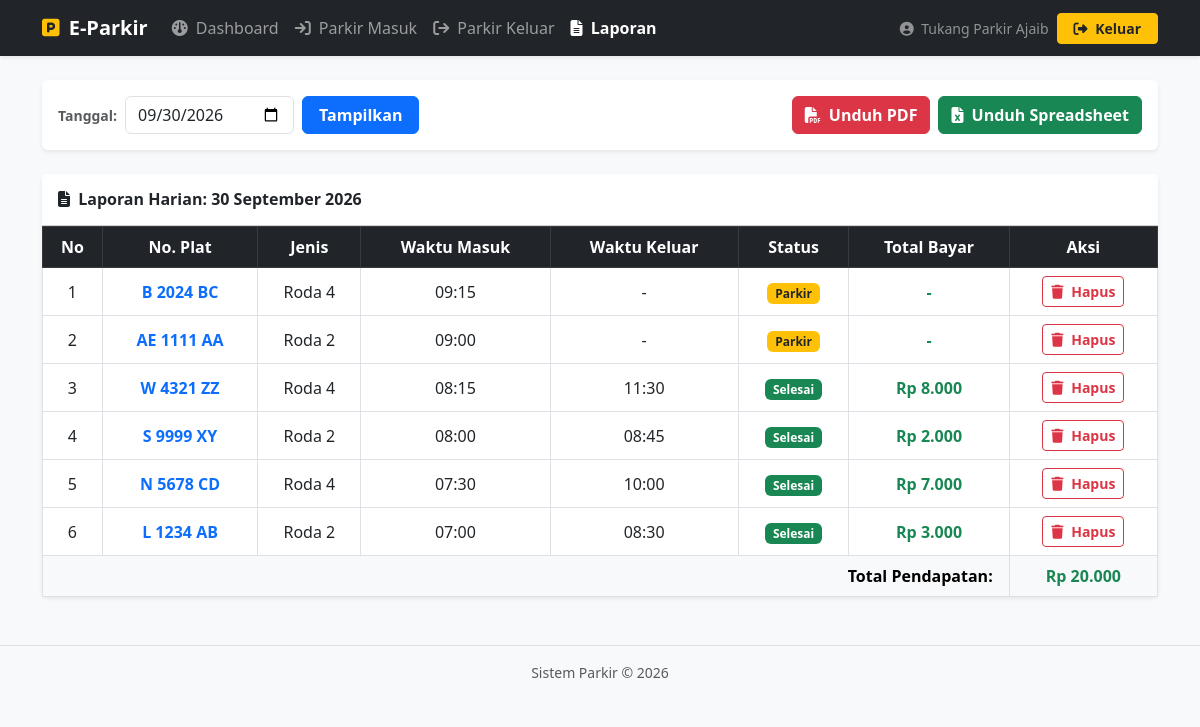
Screenshot of /index.php?page=laporan (signed in) with the database file from the repository.
### tables this page shows
CREATE TABLE IF NOT EXISTS tabel_parkir (
    id_parkir INT AUTO_INCREMENT PRIMARY KEY,
    nomor_plat VARCHAR(20) NOT NULL,
    jenis_kendaraan ENUM('Roda 2', 'Roda 4') NOT NULL,
    waktu_masuk DATETIME NOT NULL,
    waktu_keluar DATETIME NULL,
    status ENUM('Parkir', 'Selesai') DEFAULT 'Parkir',
    total_bayar INT DEFAULT 0
);

### controllers/ParkirController.php (called while the page is built, shortened)
<?php
require_once 'models/ParkirModel.php';
class ParkirController {
    private $model;
    public function __construct($koneksi) {
        $this->model = new ParkirModel($koneksi);
    }
    public function laporan() {
        $tanggal          = isset($_GET['tanggal']) ? $_GET['tanggal'] : date('Y-m-d');
        $data_laporan     = $this->model->getLaporanHarian($tanggal);
        $total_pendapatan = $this->model->getPendapatanHariIni($tanggal);
        require_once 'views/laporan.php';
    }
}
?>

### models/ParkirModel.php (called while the page is built, shortened)
<?php
class ParkirModel {
    private $db;
    public function __construct($koneksi) {
        $this->db = $koneksi;
    }
    public function getLaporanHarian($tanggal) {
        $stmt = $this->db->prepare("SELECT * FROM tabel_parkir WHERE DATE(waktu_masuk) = ? ORDER BY waktu_masuk DESC");
        $stmt->bind_param("s", $tanggal);
        $stmt->execute();
        return $stmt->get_result();
    }
    public function getPendapatanHariIni($tanggal) {
        $stmt = $this->db->prepare("SELECT SUM(total_bayar) as total FROM tabel_parkir WHERE DATE(waktu_keluar) = ? AND status = 'Selesai'");
        $stmt->bind_param("s", $tanggal);
        $stmt->execute();
        $result = $stmt->get_result();
        $data   = $result->fetch_assoc();
        return $data['total'] ? $data['total'] : 0;
    }
}
?>

### views/laporan.php (the view, shortened to what this page needs)
<!DOCTYPE html>
<html lang="id">
<head>
    <link href="https://cdn.jsdelivr.net/npm/bootstrap@5.3.0/dist/css/bootstrap.min.css" rel="stylesheet">
</head>
<body class="bg-light">
    <?php include 'views/layout/navbar.php'; ?>
    <div class="container">
        <div class="card border-0 shadow-sm mb-4">
            <div class="card-body p-3">
                <div class="d-flex flex-wrap align-items-center justify-content-between gap-2">
                    <form action="index.php" method="GET" class="d-flex align-items-center gap-2">
                        <label class="fw-semibold mb-0 text-muted small">Tanggal:</label>
                        <input type="date" name="tanggal" class="form-control" value="<?php echo $tanggal; ?>" required>
                        <button type="submit" class="btn btn-primary fw-semibold px-3">Tampilkan</button>
                    </form>
                    <div class="d-flex gap-2">
                        <a href="index.php?page=cetak_pdf&tanggal=<?php echo $tanggal; ?>"
                           target="_blank"
                           class="btn btn-danger fw-semibold">
                            <i class="fa-solid fa-file-pdf me-1"></i> Unduh PDF
                        </a>
                        <a href="index.php?page=export_csv&tanggal=<?php echo $tanggal; ?>"
                           class="btn btn-success fw-semibold">
                            <i class="fa-solid fa-file-excel me-1"></i> Unduh Spreadsheet
                        </a>
                    </div>
                </div>
            </div>
        </div>
        <div class="card border-0 shadow-sm">
            <div class="card-header bg-white py-3">
                <h6 class="fw-bold mb-0">
                    <i class="fa-solid fa-file-lines me-1"></i>
                    Laporan Harian: <?php echo date('d F Y', strtotime($tanggal)); ?>
                </h6>
            </div>
            <div class="card-body p-0">
                <div class="table-responsive">
                    <table class="table table-bordered table-hover mb-0 align-middle">
                        <thead class="table-dark text-center">
                            <tr>
                                <th>No</th>
                                <th>No. Plat</th>
                                <th>Jenis</th>
                                <th>Waktu Masuk</th>
                                <th>Waktu Keluar</th>
                                <th>Status</th>
                                <th>Total Bayar</th>
                                <th>Aksi</th>
                            </tr>
                        </thead>
                        <tbody>
                            <?php
                            $no = 1;
                            $ada_data = false;
                            while($row = $data_laporan->fetch_assoc()):
                                $ada_data = true;
                            ?>
                            <tr class="text-center">
                                <td><?php echo $no++; ?></td>
                                <td class="fw-bold text-primary"><?php echo htmlspecialchars($row['nomor_plat']); ?></td>
                                <td><?php echo $row['jenis_kendaraan']; ?></td>
                                <td><?php echo date('H:i', strtotime($row['waktu_masuk'])); ?></td>
                                <td><?php echo $row['waktu_keluar'] ? date('H:i', strtotime($row['waktu_keluar'])) : '-'; ?></td>
                                <td>
                                    <?php if($row['status']=='Selesai'): ?>
                                        <span class="badge bg-success">Selesai</span>
                                    <?php else: ?>
                                        <span class="badge bg-warning text-dark">Parkir</span>
                                    <?php endif; ?>
                                </td>
                                <td class="fw-semibold text-success">
                                    <?php echo $row['total_bayar'] > 0 ? 'Rp '.number_format($row['total_bayar'],0,',','.') : '-'; ?>
                                </td>
                                <td>
                                    <button
                                        onclick="konfirmasiHapus(<?php echo $row['id_parkir']; ?>, '<?php echo htmlspecialchars($row['nomor_plat']); ?>', '<?php echo $tanggal; ?>')"
                                        class="btn btn-sm btn-outline-danger fw-semibold">
                                        <i class="fa fa-trash me-1"></i> Hapus
                                    </button>
                                </td>
                            </tr>
                            <?php endwhile; ?>
                            <?php if(!$ada_data): ?>
                            <tr>
                                <td colspan="8" class="text-center text-muted py-4">
                                    Tidak ada data parkir pada tanggal ini.
                                </td>
                            </tr>
                            <?php else: ?>
                            <tr class="table-light fw-bold">
                                <td colspan="7" class="text-end pe-3">Total Pendapatan:</td>
                                <td class="text-center text-success">
                                    Rp <?php echo number_format($total_pendapatan,0,',','.'); ?>
                                </td>
                            </tr>
                            <?php endif; ?>
                        </tbody>
                    </table>
                </div>
            </div>
        </div>
    </div>
    <div class="mt-5 py-3 text-center text-muted small border-top">
        Sistem Parkir &copy; <?php echo date('Y'); ?>
    </div>
</body>
</html>

### index.php (shortened to what this page needs)
<?php
require_once 'config/database.php';
require_once 'controllers/ParkirController.php';
$parkir = new ParkirController($koneksi);
$page = isset($_GET['page']) ? $_GET['page'] : '';
switch ($page) {
    case 'laporan':
        $parkir->laporan();
        break;
}
?>

### views/layout/navbar.php (shortened to what this page needs)
<nav class="navbar navbar-expand-lg navbar-dark bg-dark shadow-sm py-2 mb-4">
    <div class="container">
        <a class="navbar-brand fw-bold" href="index.php?page=dashboard">
            <i class="fa-solid fa-square-parking me-1 text-warning"></i> E-Parkir
        </a>
        <div class="collapse navbar-collapse" id="navbarMenu">
            <ul class="navbar-nav me-auto mb-2 mb-lg-0">
                <li class="nav-item">
                    <a class="nav-link <?php echo (isset($_GET['page']) && $_GET['page']=='dashboard' ? 'active fw-bold' : ''); ?>"
                       href="index.php?page=dashboard">
                        <i class="fa-solid fa-gauge me-1"></i> Dashboard
                    </a>
                </li>
                <li class="nav-item">
                    <a class="nav-link <?php echo (isset($_GET['page']) && $_GET['page']=='parkir_masuk' ? 'active fw-bold' : ''); ?>"
                       href="index.php?page=parkir_masuk">
                        <i class="fa-solid fa-arrow-right-to-bracket me-1"></i> Parkir Masuk
                    </a>
                </li>
                <li class="nav-item">
                    <a class="nav-link <?php echo (isset($_GET['page']) && $_GET['page']=='parkir_keluar' ? 'active fw-bold' : ''); ?>"
                       href="index.php?page=parkir_keluar">
                        <i class="fa-solid fa-arrow-right-from-bracket me-1"></i> Parkir Keluar
                    </a>
                </li>
                <li class="nav-item">
                    <a class="nav-link <?php echo (isset($_GET['page']) && $_GET['page']=='laporan' ? 'active fw-bold' : ''); ?>"
                       href="index.php?page=laporan">
                        <i class="fa-solid fa-file-lines me-1"></i> Laporan
                    </a>
                </li>
            </ul>
            <div class="d-flex align-items-center gap-2">
                <span class="text-white-50 small">
                    <i class="fa fa-user-circle me-1"></i>
                    <?php echo isset($_SESSION['nama_petugas']) ? htmlspecialchars($_SESSION['nama_petugas']) : ''; ?>
                </span>
                <button onclick="konfirmasiKeluar()" class="btn btn-warning btn-sm fw-bold text-dark px-3">
                    <i class="fa fa-sign-out-alt me-1"></i> Keluar
                </button>
            </div>
        </div>
    </div>
</nav>
<link rel="stylesheet" href="https://cdnjs.cloudflare.com/ajax/libs/font-awesome/6.4.0/css/all.min.css">

### rows the page displays
tabel_parkir: nomor_plat "B 2024 BC", jenis_kendaraan "Roda 4", waktu_masuk "09:15", status "Parkir"
tabel_parkir: nomor_plat "AE 1111 AA", jenis_kendaraan "Roda 2", waktu_masuk "09:00", status "Parkir"
tabel_parkir: nomor_plat "W 4321 ZZ", jenis_kendaraan "Roda 4", waktu_masuk "08:15", waktu_keluar "11:30", status "Selesai", total_bayar "8.000"
tabel_parkir: nomor_plat "S 9999 XY", jenis_kendaraan "Roda 2", waktu_masuk "08:00", waktu_keluar "08:45", status "Selesai", total_bayar "2.000"
tabel_parkir: nomor_plat "N 5678 CD", jenis_kendaraan "Roda 4", waktu_masuk "07:30", waktu_keluar "10:00", status "Selesai", total_bayar "7.000"
tabel_parkir: nomor_plat "L 1234 AB", jenis_kendaraan "Roda 2", waktu_masuk "07:00", waktu_keluar "08:30", status "Selesai", total_bayar "3.000"

### other values shown
$_SESSION['nama_petugas'] "Tukang Parkir Ajaib"
date('d F Y', strtotime($tanggal)) "30 September 2026"
$total_pendapatan "20.000"
